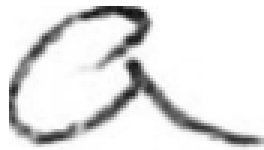
#> input picture 1_handwritten_recognition/data/characters/a/char_129_aug_2.png, 88 x 50 px (shown 3 times larger)
$ python -i data_augmentation.py   (imports and definitions only)
#> lines starting #> are read from the running program, lines starting #| are printed output that depends on the picture
#> further down, picture is the input picture: shape (50, 88, 3); min 18, max 255, mean 225.9
import cv2
import numpy as np
import os
import random
from pathlib import Path

# --- CONFIGURATION ---

# Use relative path from scripts folder to data folder
script_dir = Path(__file__).parent
data_folder = script_dir.parent / 'data'
characters_folder = data_folder / 'characters'
aug_factor = 5        # Number of augmented images per original image

def augment_image(img):
    """Applique des transformations aléatoires légères."""
    h, w = img.shape[:2]
#> h = 50; w = 88

    # 1. Slight random rotation (between -15 and +15 degrees)
    angle = random.uniform(-15, 15)
    M = cv2.getRotationMatrix2D((w//2, h//2), angle, 1.0)
    img_aug = cv2.warpAffine(img, M, (w, h), borderValue=255) # Fond blanc
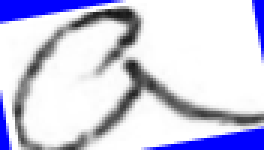
#> img_aug: shape (50, 88, 3) (shown 3 times larger); mean B, G, R 227.5, 204.4, 204.4

    # 2. Random zoom (between 0.9 and 1.1)
    zoom = random.uniform(0.9, 1.1)
    new_w, new_h = int(w * zoom), int(h * zoom)
#> new_w = 92; new_h = 52
    img_zoomed = cv2.resize(img_aug, (new_w, new_h), interpolation=cv2.INTER_LINEAR)
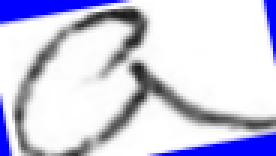
#> img_zoomed: shape (52, 92, 3) (shown 3 times larger); mean B, G, R 227.5, 204.3, 204.3

    # Cropping or padding to return to TARGET_SIZE (64x64)
    final_img = np.full((h, w), 255, dtype=np.uint8)

    # Center the zoomed image in the destination square.
    start_y = max(0, (h - new_h) // 2)
#> start_y = 0
    start_x = max(0, (w - new_w) // 2)
#> start_x = 0

    # The cutout areas are calculated if zoom > 1.
    src_y = max(0, (new_h - h) // 2)
#> src_y = 1
    src_x = max(0, (new_w - w) // 2)
#> src_x = 2

    h_overlap = min(h, new_h)
#> h_overlap = 50
    w_overlap = min(w, new_w)
#> w_overlap = 88

#> (the run stopped early here; a loop or call above may not have finished)

$ run again, on 1_handwritten_recognition/data/characters/b/char_102_aug_0.png
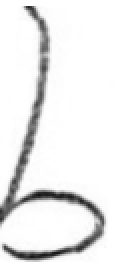
#> input picture 1_handwritten_recognition/data/characters/b/char_102_aug_0.png, 60 x 131 px (shown 2 times larger)
#> picture is the input picture: shape (131, 60, 3); min 19, max 255, mean 234.8
#> in augment_image, `img_aug = cv2.warpAffine(img, M, (w, h), borderValue=255)`:
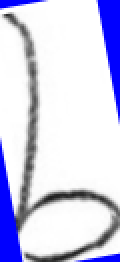
#> img_aug: shape (131, 60, 3) (shown 2 times larger); mean B, G, R 235.3, 208.5, 208.5
#> in augment_image, `img_zoomed = cv2.resize(img_aug, (new_w, new_h), interpolation=cv2.INT..`:
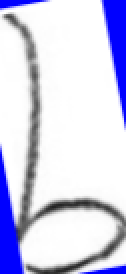
#> img_zoomed: shape (137, 63, 3) (shown 2 times larger); mean B, G, R 235.2, 208.4, 208.4

$ run again, on 1_handwritten_recognition/data/characters/b/char_12.png
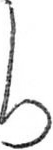
#> input picture 1_handwritten_recognition/data/characters/b/char_12.png, 53 x 150 px
#> picture is the input picture: shape (150, 53, 3); min 4, max 255, mean 231.3
#> in augment_image, `img_aug = cv2.warpAffine(img, M, (w, h), borderValue=255)`:
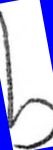
#> img_aug: shape (150, 53, 3); mean B, G, R 234.9, 201.8, 201.8
#> in augment_image, `img_zoomed = cv2.resize(img_aug, (new_w, new_h), interpolation=cv2.INT..`:
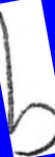
#> img_zoomed: shape (157, 55, 3); mean B, G, R 234.8, 201.7, 201.7

$ run again, on 1_handwritten_recognition/data/characters/c/char_192_aug_2.png
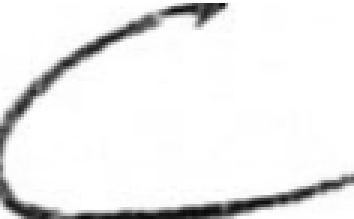
#> input picture 1_handwritten_recognition/data/characters/c/char_192_aug_2.png, 118 x 73 px (shown 3 times larger)
#> picture is the input picture: shape (73, 118, 3); min 10, max 255, mean 235.8
#> in augment_image, `img_aug = cv2.warpAffine(img, M, (w, h), borderValue=255)`:
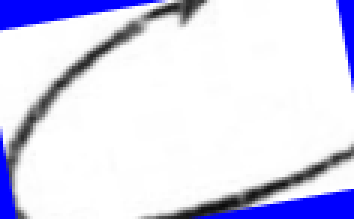
#> img_aug: shape (73, 118, 3) (shown 3 times larger); mean B, G, R 239.8, 217.8, 217.8
#> in augment_image, `img_zoomed = cv2.resize(img_aug, (new_w, new_h), interpolation=cv2.INT..`:
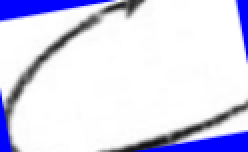
#> img_zoomed: shape (76, 124, 3) (shown 2 times larger); mean B, G, R 239.7, 217.7, 217.7
